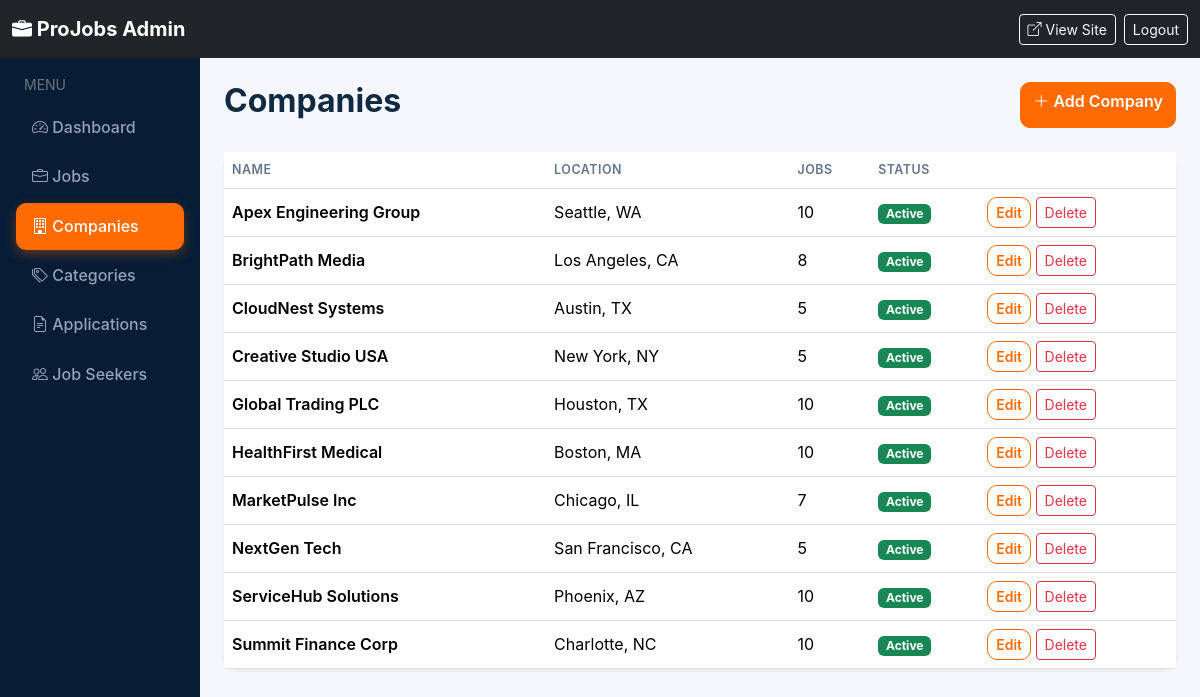
Screenshot of /admin/companies.php (signed in) with the database file from the repository.
### tables this page shows
CREATE TABLE IF NOT EXISTS companies (
  id INT AUTO_INCREMENT PRIMARY KEY,
  name VARCHAR(180) NOT NULL,
  email VARCHAR(160) DEFAULT NULL,
  phone VARCHAR(40) DEFAULT NULL,
  website VARCHAR(180) DEFAULT NULL,
  logo VARCHAR(255) DEFAULT NULL,
  description TEXT DEFAULT NULL,
  location VARCHAR(120) DEFAULT NULL,
  status VARCHAR(30) DEFAULT 'active',
  created_at TIMESTAMP DEFAULT CURRENT_TIMESTAMP
);

### auth/auth.php (called while the page is built, shortened)
<?php
function e($x) {
    return htmlspecialchars((string)$x, ENT_QUOTES, 'UTF-8');
}

### admin/companies.php (the view, shortened to what this page needs)
<?php
require __DIR__ . '/_layout_start.php';
    ?>
    <?php require __DIR__.'/_layout_end.php'; exit;
$list = $pdo->query('SELECT c.*, (SELECT COUNT(*) FROM jobs j WHERE j.company_id=c.id) AS job_count FROM companies c ORDER BY c.name')->fetchAll();
?>
<div class="d-flex justify-content-between mb-4">
  <h2 class="fw-bold">Companies</h2>
  <a href="?action=add" class="btn btn-primary"><i class="bi bi-plus-lg"></i> Add Company</a>
</div>
<div class="card border-0 shadow-sm"><div class="table-responsive">
<table class="table table-hover align-middle mb-0">
<thead><tr><th>Name</th><th>Location</th><th>Jobs</th><th>Status</th><th></th></tr></thead>
<tbody>
<?php foreach ($list as $c): ?>
<tr>
  <td class="fw-semibold"><?= e($c['name']) ?></td>
  <td><?= e($c['location']??'') ?></td>
  <td><?= (int)$c['job_count'] ?></td>
  <td><?= status_badge(ucfirst($c['status']??'active')) ?></td>
  <td>
    <a href="?action=edit&id=<?= $c['id'] ?>" class="btn btn-sm btn-outline-primary">Edit</a>
    <a href="?action=delete&id=<?= $c['id'] ?>" class="btn btn-sm btn-outline-danger" onclick="return confirm('Delete?')">Delete</a>
  </td>
</tr>
<?php endforeach; ?>
</tbody></table></div></div>
<?php require __DIR__.'/_layout_end.php'; ?>

### includes/functions.php (shortened to what this page needs)
<?php
function status_badge($status) {
    $map = [
        'Pending' => 'warning',
        'Reviewed' => 'info',
        'Shortlisted' => 'primary',
        'Rejected' => 'danger',
        'Hired' => 'success',
        'open' => 'success',
        'closed' => 'secondary',
        'Active' => 'success',
    ];
    $cls = $map[$status] ?? 'secondary';
    return '<span class="badge text-bg-' . $cls . '">' . e($status) . '</span>';
}

### assets/style.css (style rules this page uses)
:root { --navy: #102A43; --navy-dark: #071D35; --navy-mid: #243B53; --orange: #FF6B00; --orange-bright: #FF7A00; --orange-soft: #FFF4EB; --orange-hover: #E55F00; --blue: #2563EB; --blue-light: #EFF6FF; --gray-bg: #F5F7FA; --gray-border: #E5EAF0; --text: #102A43; --text-muted: #64748B; --white: #FFFFFF; --radius: 14px; --radius-sm: 10px; --shadow: 0 4px 20px rgba(16, 42, 67, 0.08); --shadow-lg: 0 12px 40px rgba(16, 42, 67, 0.12); --transition: all 0.25s cubic-bezier(0.4, 0, 0.2, 1); }
* { box-sizing: border-box; }
body { font-family: 'Inter', system-ui, -apple-system, 'Segoe UI', Roboto, sans-serif; background: var(--gray-bg); color: var(--text); line-height: 1.6; -webkit-font-smoothing: antialiased; }
a { transition: var(--transition); }
.btn-primary, .btn-orange { background: var(--orange); border-color: var(--orange); border-radius: 10px; font-weight: 600; }
.btn-outline-primary { color: var(--orange); border-color: var(--orange); border-radius: 10px; font-weight: 600; }
.card { border-radius: var(--radius); border-color: var(--gray-border); }
.table { --bs-table-hover-bg: var(--orange-soft); }
.table thead th { font-weight: 600; font-size: 0.78rem; text-transform: uppercase; letter-spacing: 0.04em; color: var(--text-muted); }
html { scroll-behavior: smooth; }

### rows the page displays
companies: name "Apex Engineering Group", location "Seattle, WA", job_count "10"
companies: name "BrightPath Media", location "Los Angeles, CA", job_count "8"
companies: name "CloudNest Systems", location "Austin, TX", job_count "5"
companies: name "Creative Studio USA", location "New York, NY", job_count "5"
companies: name "Global Trading PLC", location "Houston, TX", job_count "10"
companies: name "HealthFirst Medical", location "Boston, MA", job_count "10"
companies: name "MarketPulse Inc", location "Chicago, IL", job_count "7"
companies: name "NextGen Tech", location "San Francisco, CA", job_count "5"
companies: name "ServiceHub Solutions", location "Phoenix, AZ", job_count "10"
companies: name "Summit Finance Corp", location "Charlotte, NC", job_count "10"

### other values shown
$label "Dashboard"
$label "Jobs"
$label "Companies"
$label "Categories"
$label "Applications"
$label "Job Seekers"
